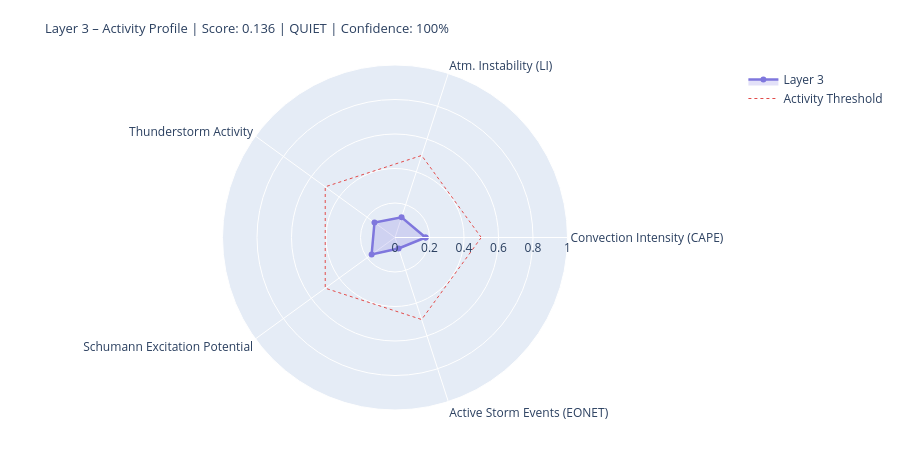

Notebook code cell kept with this figure:
### Markdown cell above
---
## 4. State Assessment & Handoff to Layer 4/5

### Code cell
# ============================================================
# LAYER-3-SCORE
# Five dynamic components
# ============================================================

def norm(v, lo, hi):
    if v is None or (isinstance(v, float) and math.isnan(v)): return None
    return round(max(0.0, min(1.0, (v - lo) / (hi - lo))), 4)

# --- 1) Convection intensity (global CAPE mean) ---
cape_mean = df_atm['cape'].dropna().mean() if not df_atm.empty else None
conv_score = norm(cape_mean, 0, 3000)
conv_src   = 'primary' if cape_mean is not None else 'missing'

# --- 2) Atmospheric instability (LI mean) ---
li_mean   = df_atm['li'].dropna().mean() if not df_atm.empty else None
# Negative LI = unstable → higher score
instab_score = norm(-li_mean if li_mean is not None else None, -6, 6)
instab_src   = 'primary' if li_mean is not None else 'missing'

# --- 3) Thunderstorm activity (mean thunder score + WMO count) ---
thunder_mean = df_atm['thunder_score'].mean() if not df_atm.empty else None
n_thunder    = int(df_atm['thunderstorm'].sum()) if not df_atm.empty else 0
thunder_score_val = norm(
    (thunder_mean or 0) * 0.7 + n_thunder * 0.1, 0, 1.0
) if thunder_mean is not None else None
thunder_src = 'primary'

# --- 4) Schumann excitation potential (weighted Schumann contribution) ---
schumann_pot = df_atm['schumann_contribution'].mean() if not df_atm.empty else None
# Boosted by Layer-2 thunderstorm trigger
if schumann_pot is not None and l2_thunder:
    schumann_pot = min(1.0, schumann_pot * 1.2)
schumann_score = norm(schumann_pot, 0, 1.0) if schumann_pot is not None else None
schumann_src   = 'derived'

# --- 5) Storm activity (NASA EONET) ---
# Distinction: None = data not loaded, 0.0 = loaded but no events
storm_score = None
storm_src   = 'missing'
if raw.get('storms') is not None:          # API reached successfully
    storm_score = norm(len(storm_events), 0, 30) if storm_events else 0.0
    storm_src   = 'primary'

# X-Ray and Kp: context only, not in dynamic score
# (X-Ray = Layer-0/4 driver; Kp = geomagnetic index, not a lightning proxy)
xray_context = None
if raw.get('xray'):
    df_xc = pd.DataFrame(raw['xray'])
    fc = next((c for c in df_xc.columns
               if any(k in c.lower() for k in ['flux','long']) and 'time' not in c.lower()),
              df_xc.columns[1])
    df_xc[fc] = pd.to_numeric(df_xc[fc], errors='coerce')
    xray_last = df_xc[fc].dropna().iloc[-1] if not df_xc[fc].dropna().empty else None
    if xray_last:
        xray_class = ('X' if xray_last>=1e-4 else 'M' if xray_last>=1e-5
                      else 'C' if xray_last>=1e-6 else 'B')
        xray_context = {'flux': float(xray_last), 'class': xray_class}
        print(f'X-Ray context: {xray_class}-class ({xray_last:.2e} W/m²)')

# --- Aggregate ---
COMPONENTS = {
    'Convection Intensity (CAPE)':  {'score': conv_score,       'source': conv_src,    'dynamic': True},
    'Atm. Instability (LI)':         {'score': instab_score,     'source': instab_src,  'dynamic': True},
    'Thunderstorm Activity':              {'score': thunder_score_val, 'source': thunder_src, 'dynamic': True},
    'Schumann Excitation Potential':   {'score': schumann_score,   'source': schumann_src,'dynamic': True},
    'Active Storm Events (EONET)': {'score': storm_score,      'source': storm_src,   'dynamic': True},
}

available   = {k: v['score'] for k, v in COMPONENTS.items() if v['score'] is not None}
unavailable = [k for k, v in COMPONENTS.items() if v['score'] is None]
layer3_score = round(sum(available.values()) / len(available), 4) if available else None
confidence   = round(len(available) / len(COMPONENTS), 2)
level = ('unknown' if layer3_score is None
         else 'quiet'   if layer3_score < 0.3
         else 'moderate' if layer3_score < 0.6
         else 'active')
dominant_l3 = max(available, key=available.get) if available else 'none'

# --- Ausgabe ---
W = 68
print('=' * W)
print('LAYER 3 – ATMOSPHERE / WEATHER / THUNDERSTORMS – STATE ASSESSMENT')
print('=' * W)
for name, comp in COMPONENTS.items():
    s = comp['score']
    if s is not None:
        bar = '█' * int(s * 20) + '░' * (20 - int(s * 20))
        print(f'  {name:<36} {bar}  {s:.3f}  [{comp["source"]}]')
    else:
        print(f'  {name:<36} {"─" * 20}  n/a   [missing]')
print('-' * W)
print(f'  Score:        {layer3_score:.3f}  ({len(available)}/{len(COMPONENTS)} components)')
print(f'  Confidence:   {confidence:.0%}')
print(f'  Level:        {level.upper()}')
print(f'  Dominant:     {dominant_l3}')
print(f'  CAPE mean:    {cape_mean:.0f} J/kg' if cape_mean else '  CAPE mean:    n/a')
print(f'  LI mean:      {li_mean:.1f} K' if li_mean is not None else '  LI mean:      n/a')
print(f'  Thunderstorms:{n_thunder} points (WMO)  +  {len(storm_events)} NASA EONET')
print('=' * W)

# Radar
cats   = list(available.keys())
vals_r = list(available.values())
if len(cats) >= 3:
    fig = go.Figure()
    fig.add_trace(go.Scatterpolar(
        r=vals_r + [vals_r[0]], theta=cats + [cats[0]],
        fill='toself', fillcolor='rgba(127,119,221,0.22)',
        line=dict(color='#7F77DD', width=2.5), name='Layer 3'
    ))
    fig.add_trace(go.Scatterpolar(
        r=[0.5] * (len(cats)+1), theta=cats + [cats[0]],
        line=dict(color='#E24B4A', dash='dot', width=1),
        mode='lines', name='Activity Threshold'
    ))
    fig.update_layout(
        title=dict(
            text=f'Layer 3 – Activity Profile | Score: {layer3_score:.3f} | {level.upper()} | Confidence: {confidence:.0%}',
            font=dict(size=13)
        ),
        polar=dict(radialaxis=dict(visible=True, range=[0, 1])),
        height=450, showlegend=True,
        margin=dict(l=60, r=60, t=65, b=40)
    )
    fig.show()

### Figure 1 — Plotly figure (JSON) as saved in the notebook; plotly's stock layout.template omitted (floating-point values rounded to 4 significant figures)
{"data": [{"fill": "toself", "fillcolor": "rgba(127,119,221,0.22)", "line": {"color": "#7F77DD", "width": 2.5}, "name": "Layer 3", "r": [0.1773, 0.1233, 0.1471, 0.1674, 0.0667, 0.1773], "theta": ["Convection Intensity (CAPE)", "Atm. Instability (LI)", "Thunderstorm Activity", "Schumann Excitation Potential", "Active Storm Events (EONET)", "Convection Intensity (CAPE)"], "type": "scatterpolar"}, {"line": {"color": "#E24B4A", "dash": "dot", "width": 1}, "mode": "lines", "name": "Activity Threshold", "r": [0.5, 0.5, 0.5, 0.5, 0.5, 0.5], "theta": ["Convection Intensity (CAPE)", "Atm. Instability (LI)", "Thunderstorm Activity", "Schumann Excitation Potential", "Active Storm Events (EONET)", "Convection Intensity (CAPE)"], "type": "scatterpolar"}], "layout": {"height": 450, "margin": {"b": 40, "l": 60, "r": 60, "t": 65}, "polar": {"radialaxis": {"range": [0, 1], "visible": true}}, "showlegend": true, "title": {"font": {"size": 13}, "text": "Layer 3 – Activity Profile | Score: 0.136 | QUIET | Confidence: 100%"}}}
